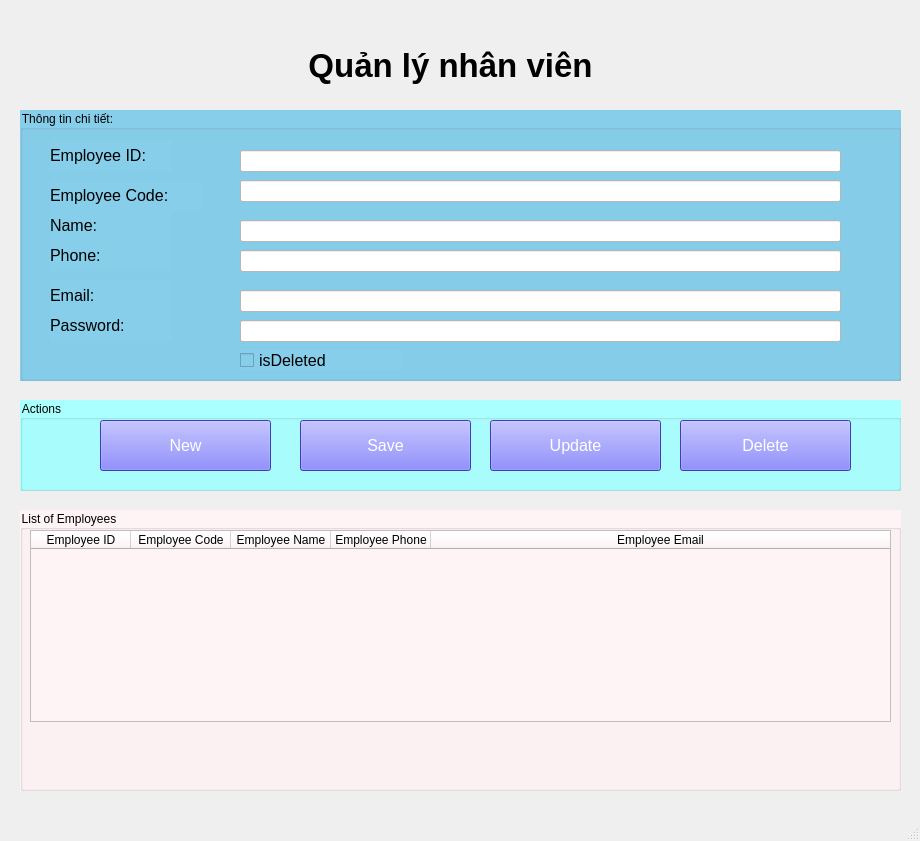
<?xml version="1.0" encoding="UTF-8"?>
<ui version="4.0">
 <class>MainWindow</class>
 <widget class="QMainWindow" name="MainWindow">
  <property name="geometry">
   <rect>
    <x>0</x>
    <y>0</y>
    <width>920</width>
    <height>841</height>
   </rect>
  </property>
  <property name="windowTitle">
   <string>MainWindow</string>
  </property>
  <widget class="QWidget" name="centralwidget">
   <widget class="QLabel" name="label">
    <property name="geometry">
     <rect>
      <x>230</x>
      <y>30</y>
      <width>441</width>
      <height>71</height>
     </rect>
    </property>
    <property name="font">
     <font>
      <pointsize>25</pointsize>
      <weight>75</weight>
      <bold>true</bold>
     </font>
    </property>
    <property name="text">
     <string>Quản lý nhân viên</string>
    </property>
    <property name="alignment">
     <set>Qt::AlignCenter</set>
    </property>
   </widget>
   <widget class="QGroupBox" name="groupBox">
    <property name="geometry">
     <rect>
      <x>20</x>
      <y>110</y>
      <width>881</width>
      <height>271</height>
     </rect>
    </property>
    <property name="styleSheet">
     <string notr="true">background-color:skyblue</string>
    </property>
    <property name="title">
     <string>Thông tin chi tiết:</string>
    </property>
    <widget class="QLabel" name="label_2">
     <property name="geometry">
      <rect>
       <x>30</x>
       <y>30</y>
       <width>121</width>
       <height>31</height>
      </rect>
     </property>
     <property name="font">
      <font>
       <pointsize>12</pointsize>
      </font>
     </property>
     <property name="text">
      <string>Employee ID:</string>
     </property>
    </widget>
    <widget class="QLineEdit" name="lineEditID">
     <property name="geometry">
      <rect>
       <x>220</x>
       <y>40</y>
       <width>601</width>
       <height>22</height>
      </rect>
     </property>
     <property name="styleSheet">
      <string notr="true">background-color: rgb(255, 255, 255);</string>
     </property>
    </widget>
    <widget class="QLabel" name="label_3">
     <property name="geometry">
      <rect>
       <x>30</x>
       <y>70</y>
       <width>151</width>
       <height>31</height>
      </rect>
     </property>
     <property name="font">
      <font>
       <pointsize>12</pointsize>
      </font>
     </property>
     <property name="text">
      <string>Employee Code:</string>
     </property>
    </widget>
    <widget class="QLineEdit" name="lineEditCode">
     <property name="geometry">
      <rect>
       <x>220</x>
       <y>70</y>
       <width>601</width>
       <height>22</height>
      </rect>
     </property>
     <property name="styleSheet">
      <string notr="true">background-color: rgb(255, 255, 255);</string>
     </property>
    </widget>
    <widget class="QLineEdit" name="lineEditName">
     <property name="geometry">
      <rect>
       <x>220</x>
       <y>110</y>
       <width>601</width>
       <height>22</height>
      </rect>
     </property>
     <property name="styleSheet">
      <string notr="true">background-color: rgb(255, 255, 255);</string>
     </property>
    </widget>
    <widget class="QLabel" name="label_4">
     <property name="geometry">
      <rect>
       <x>30</x>
       <y>100</y>
       <width>121</width>
       <height>31</height>
      </rect>
     </property>
     <property name="font">
      <font>
       <pointsize>12</pointsize>
      </font>
     </property>
     <property name="text">
      <string>Name:</string>
     </property>
    </widget>
    <widget class="QLineEdit" name="lineEditPhone">
     <property name="geometry">
      <rect>
       <x>220</x>
       <y>140</y>
       <width>601</width>
       <height>22</height>
      </rect>
     </property>
     <property name="styleSheet">
      <string notr="true">background-color: rgb(255, 255, 255);</string>
     </property>
    </widget>
    <widget class="QLabel" name="label_5">
     <property name="geometry">
      <rect>
       <x>30</x>
       <y>130</y>
       <width>121</width>
       <height>31</height>
      </rect>
     </property>
     <property name="font">
      <font>
       <pointsize>12</pointsize>
      </font>
     </property>
     <property name="text">
      <string>Phone:</string>
     </property>
    </widget>
    <widget class="QCheckBox" name="checkBoxIsDeleted">
     <property name="geometry">
      <rect>
       <x>220</x>
       <y>240</y>
       <width>161</width>
       <height>20</height>
      </rect>
     </property>
     <property name="font">
      <font>
       <pointsize>12</pointsize>
      </font>
     </property>
     <property name="text">
      <string>isDeleted</string>
     </property>
    </widget>
    <widget class="QLineEdit" name="lineEditPassword">
     <property name="geometry">
      <rect>
       <x>220</x>
       <y>210</y>
       <width>601</width>
       <height>22</height>
      </rect>
     </property>
     <property name="styleSheet">
      <string notr="true">background-color: rgb(255, 255, 255);</string>
     </property>
    </widget>
    <widget class="QLabel" name="label_7">
     <property name="geometry">
      <rect>
       <x>30</x>
       <y>200</y>
       <width>121</width>
       <height>31</height>
      </rect>
     </property>
     <property name="font">
      <font>
       <pointsize>12</pointsize>
      </font>
     </property>
     <property name="text">
      <string>Password:</string>
     </property>
    </widget>
    <widget class="QLabel" name="label_6">
     <property name="geometry">
      <rect>
       <x>30</x>
       <y>170</y>
       <width>121</width>
       <height>31</height>
      </rect>
     </property>
     <property name="font">
      <font>
       <pointsize>12</pointsize>
      </font>
     </property>
     <property name="text">
      <string>Email:</string>
     </property>
    </widget>
    <widget class="QLineEdit" name="lineEditEmail">
     <property name="geometry">
      <rect>
       <x>220</x>
       <y>180</y>
       <width>601</width>
       <height>22</height>
      </rect>
     </property>
     <property name="styleSheet">
      <string notr="true">background-color: rgb(255, 255, 255);</string>
     </property>
    </widget>
   </widget>
   <widget class="QGroupBox" name="groupBox_2">
    <property name="geometry">
     <rect>
      <x>20</x>
      <y>400</y>
      <width>881</width>
      <height>91</height>
     </rect>
    </property>
    <property name="styleSheet">
     <string notr="true">background-color: rgb(170, 255, 255);</string>
    </property>
    <property name="title">
     <string>Actions</string>
    </property>
    <widget class="QPushButton" name="pushButton">
     <property name="geometry">
      <rect>
       <x>80</x>
       <y>20</y>
       <width>171</width>
       <height>51</height>
      </rect>
     </property>
     <property name="font">
      <font>
       <pointsize>12</pointsize>
      </font>
     </property>
     <property name="styleSheet">
      <string notr="true">background-color:rgb(85, 85, 255);color:white
</string>
     </property>
     <property name="text">
      <string>New</string>
     </property>
    </widget>
    <widget class="QPushButton" name="pushButton_2">
     <property name="geometry">
      <rect>
       <x>280</x>
       <y>20</y>
       <width>171</width>
       <height>51</height>
      </rect>
     </property>
     <property name="font">
      <font>
       <pointsize>12</pointsize>
      </font>
     </property>
     <property name="styleSheet">
      <string notr="true">background-color:rgb(85, 85, 255);color:white
</string>
     </property>
     <property name="text">
      <string>Save</string>
     </property>
    </widget>
    <widget class="QPushButton" name="pushButton_3">
     <property name="geometry">
      <rect>
       <x>470</x>
       <y>20</y>
       <width>171</width>
       <height>51</height>
      </rect>
     </property>
     <property name="font">
      <font>
       <pointsize>12</pointsize>
      </font>
     </property>
     <property name="styleSheet">
      <string notr="true">background-color:rgb(85, 85, 255);color:white
</string>
     </property>
     <property name="text">
      <string>Update</string>
     </property>
    </widget>
    <widget class="QPushButton" name="pushButton_4">
     <property name="geometry">
      <rect>
       <x>660</x>
       <y>20</y>
       <width>171</width>
       <height>51</height>
      </rect>
     </property>
     <property name="font">
      <font>
       <pointsize>12</pointsize>
      </font>
     </property>
     <property name="styleSheet">
      <string notr="true">background-color:rgb(85, 85, 255);color:white
</string>
     </property>
     <property name="text">
      <string>Delete</string>
     </property>
    </widget>
   </widget>
   <widget class="QGroupBox" name="groupBox_3">
    <property name="geometry">
     <rect>
      <x>20</x>
      <y>510</y>
      <width>881</width>
      <height>281</height>
     </rect>
    </property>
    <property name="styleSheet">
     <string notr="true">background-color: rgb(255, 244, 245)</string>
    </property>
    <property name="title">
     <string>List of Employees</string>
    </property>
    <widget class="QWidget" name="verticalLayoutWidget">
     <property name="geometry">
      <rect>
       <x>10</x>
       <y>20</y>
       <width>861</width>
       <height>251</height>
      </rect>
     </property>
     <layout class="QVBoxLayout" name="verticalLayout">
      <property name="spacing">
       <number>0</number>
      </property>
      <property name="sizeConstraint">
       <enum>QLayout::SetMaximumSize</enum>
      </property>
      <item>
       <widget class="QTableWidget" name="tableWidgetEmloyee">
        <property name="sizePolicy">
         <sizepolicy hsizetype="Expanding" vsizetype="Maximum">
          <horstretch>0</horstretch>
          <verstretch>0</verstretch>
         </sizepolicy>
        </property>
        <property name="font">
         <font>
          <pointsize>10</pointsize>
         </font>
        </property>
        <attribute name="horizontalHeaderCascadingSectionResizes">
         <bool>true</bool>
        </attribute>
        <attribute name="horizontalHeaderStretchLastSection">
         <bool>true</bool>
        </attribute>
        <attribute name="verticalHeaderCascadingSectionResizes">
         <bool>true</bool>
        </attribute>
        <attribute name="verticalHeaderShowSortIndicator" stdset="0">
         <bool>true</bool>
        </attribute>
        <attribute name="verticalHeaderStretchLastSection">
         <bool>true</bool>
        </attribute>
        <column>
         <property name="text">
          <string>Employee ID</string>
         </property>
        </column>
        <column>
         <property name="text">
          <string>Employee Code</string>
         </property>
        </column>
        <column>
         <property name="text">
          <string>Employee Name</string>
         </property>
        </column>
        <column>
         <property name="text">
          <string>Employee Phone</string>
         </property>
        </column>
        <column>
         <property name="text">
          <string>Employee Email</string>
         </property>
        </column>
       </widget>
      </item>
     </layout>
    </widget>
   </widget>
  </widget>
  <widget class="QMenuBar" name="menubar">
   <property name="geometry">
    <rect>
     <x>0</x>
     <y>0</y>
     <width>920</width>
     <height>26</height>
    </rect>
   </property>
  </widget>
  <widget class="QStatusBar" name="statusbar"/>
 </widget>
 <resources/>
 <connections/>
</ui>
